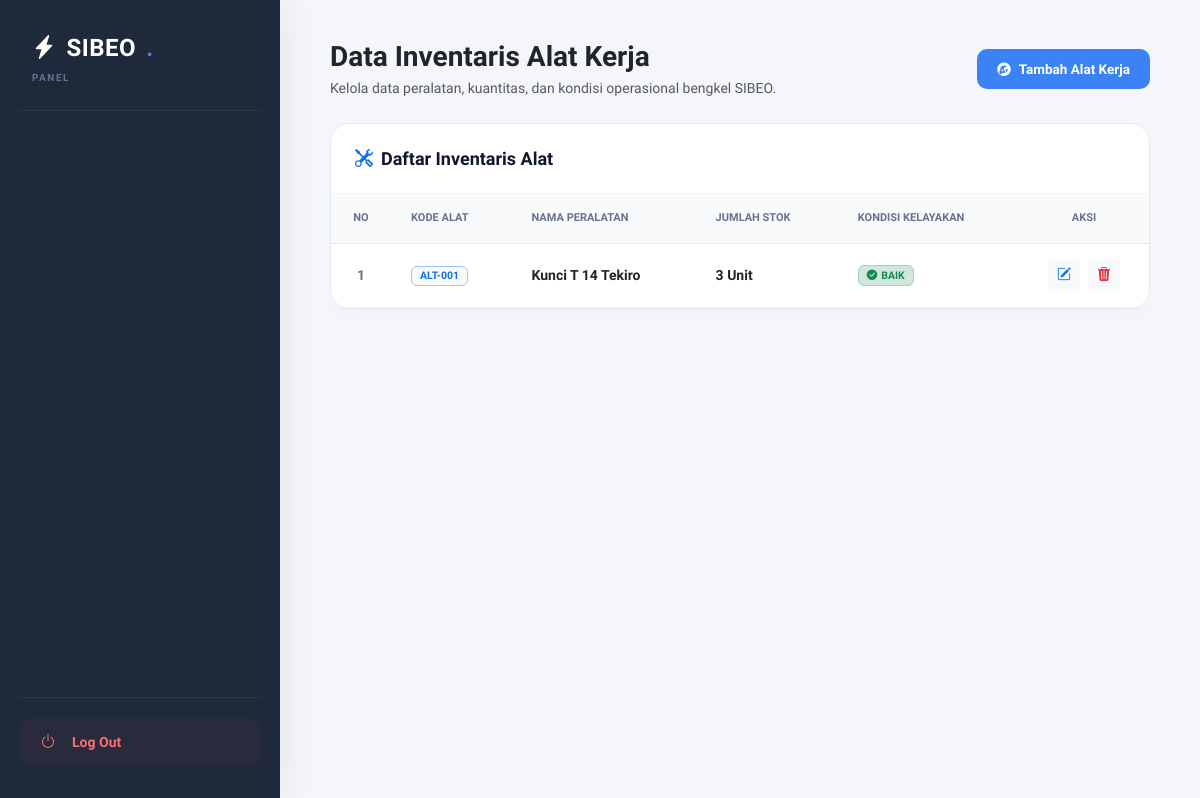
The page /admin/alat_kerja.php on the database as committed earlier.
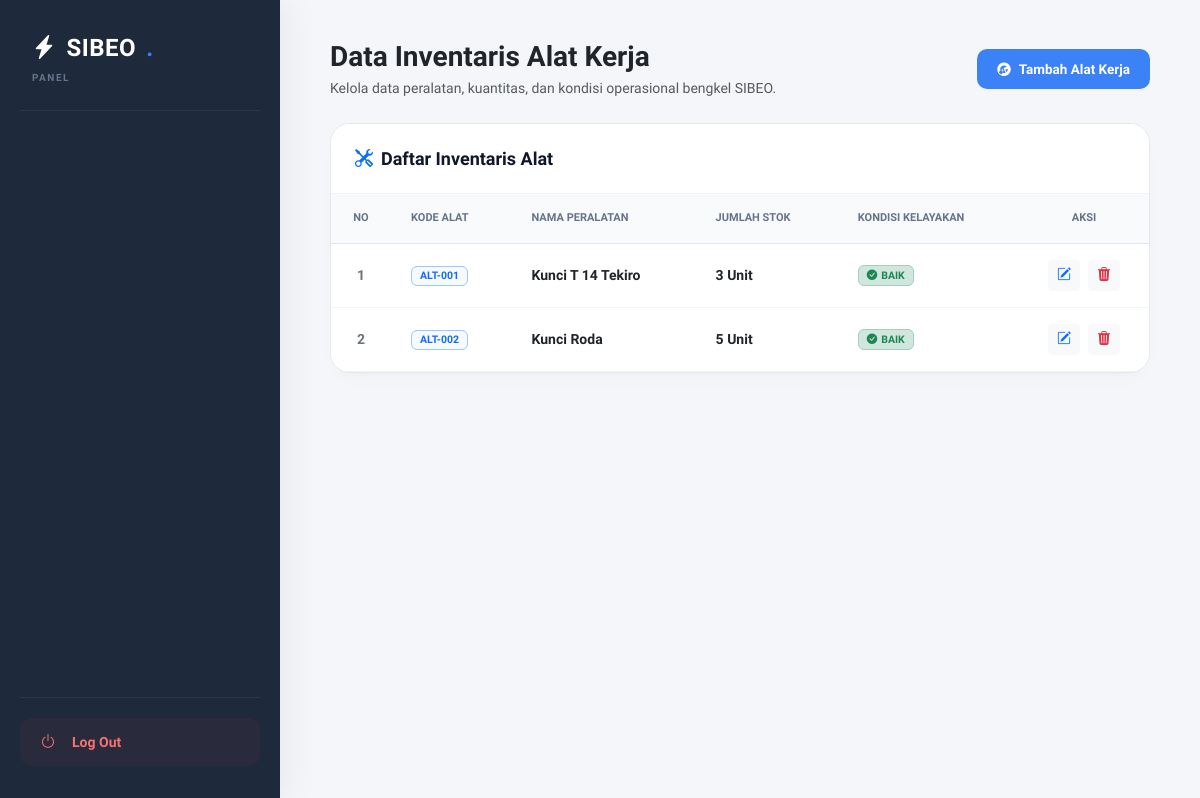
The same page on the database as committed later.
### tables this page shows
CREATE TABLE `tbl_alat_kerja` (
  `id_alat` int(11) NOT NULL,
  `nama_alat` varchar(100) NOT NULL,
  `kode_alat` varchar(30) NOT NULL,
  `jumlah` int(11) NOT NULL DEFAULT 0,
  `kondisi` enum('baik','rusak') NOT NULL DEFAULT 'baik'
);

### admin/alat_kerja.php (the view, shortened to what the changed rows need)
<?php
include "../config/koneksi.php";
function safe_text($value) {
    return htmlspecialchars((string)$value, ENT_QUOTES, 'UTF-8');
}
?>
<!DOCTYPE html>
<html lang="id">
<head>
    <link href="https://cdn.jsdelivr.net/npm/bootstrap@5.3.0/dist/css/bootstrap.min.css" rel="stylesheet">
    <link rel="stylesheet" href="https://cdn.jsdelivr.net/npm/bootstrap-icons@1.11.1/font/bootstrap-icons.css">
</head>
<body>
<div class="layout-wrapper">
    <div class="main-canvas">
        <div class="data-card-premium">
            <div class="table-responsive">
                <table class="table table-hover table-premium align-middle mb-0">
                    <thead>
                        <tr>
                            <th style="width: 60px;" class="text-center">No</th>
                            <th>Kode Alat</th>
                            <th>Nama Peralatan</th>
                            <th>Jumlah Stok</th>
                            <th>Kondisi Kelayakan</th>
                            <th style="width: 130px;" class="text-center">Aksi</th>
                        </tr>
                    </thead>
                    <tbody>
                        <?php
                        $no = 1;
                        $query_alat = mysqli_query($koneksi, "SELECT * FROM tbl_alat_kerja ORDER BY id_alat ASC");
                        if ($query_alat && mysqli_num_rows($query_alat) > 0) {
                            while ($data = mysqli_fetch_assoc($query_alat)) {
                                ?>
                                <tr>
                                    <td class="text-center text-secondary fw-semibold"><?= $no++; ?></td>
                                    <td><span class="badge bg-light text-primary border border-primary-subtle px-2 py-1 fw-bold"><?= safe_text($data['kode_alat']); ?></span></td>
                                    <td><strong class="text-dark"><?= safe_text($data['nama_alat']); ?></strong></td>
                                    <td><span class="fw-bold text-dark"><?= safe_text($data['jumlah']); ?> Unit</span></td>
                                    <td>
                                        <?php
                                        $kondisi = strtolower($data['kondisi']);
                                        if($kondisi == 'baik') {
                                            echo '<span class="badge bg-success-subtle text-success border border-success-subtle px-2 py-1 text-uppercase small fw-bold"><i class="bi bi-check-circle-fill me-1"></i>Baik</span>';
                                        } elseif($kondisi == 'rusak ringan') {
                                            echo '<span class="badge bg-warning-subtle text-warning border border-warning-subtle px-2 py-1 text-uppercase small fw-bold"><i class="bi bi-exclamation-triangle-fill me-1"></i>Rusak Ringan</span>';
                                        } else {
                                            echo '<span class="badge bg-danger-subtle text-danger border border-danger-subtle px-2 py-1 text-uppercase small fw-bold"><i class="bi bi-x-circle-fill me-1"></i>Rusak Berat</span>';
                                        }
                                        ?>
                                    </td>
                                    <td class="text-center">
                                        <div class="d-flex justify-content-center gap-2">
                                            <button type="button"
                                                    class="btn btn-sm btn-light text-primary fw-bold px-2 btn-edit-trigger"
                                                    data-id="<?= $data['id_alat']; ?>"
                                                    data-kode="<?= safe_text($data['kode_alat']); ?>"
                                                    data-nama="<?= safe_text($data['nama_alat']); ?>"
                                                    data-jumlah="<?= safe_text($data['jumlah']); ?>"
                                                    data-kondisi="<?= safe_text($data['kondisi']); ?>"
                                                    data-bs-toggle="modal"
                                                    data-bs-target="#modalEdit">
                                                <i class="bi bi-pencil-square"></i>
                                            </button>
                                            <a href="alat_kerja.php?hapus=<?= $data['id_alat']; ?>" class="btn btn-sm btn-light text-danger fw-bold px-2" onclick="return confirm('Hapus alat kerja ini?')">
                                                <i class="bi bi-trash3-fill"></i>
                                            </a>
                                        </div>
                                    </td>
                                </tr>
                                <?php
                            }
                        } else {
                            echo "<tr><td colspan='6' class='text-center text-muted py-5 small'><i class='bi bi-wrench d-block fs-2 mb-2 opacity-50'></i>Belum ada data alat kerja di database.</td></tr>";
                        }
                        ?>
                    </tbody>
                </table>
            </div>
        </div>
    </div>
</div>
</body>
</html>

Rows that differ between the two databases and show on the page:
added tbl_alat_kerja: kode_alat "ALT-002", nama_alat "Kunci Roda", jumlah "5", kondisi "baik" (drawn)
